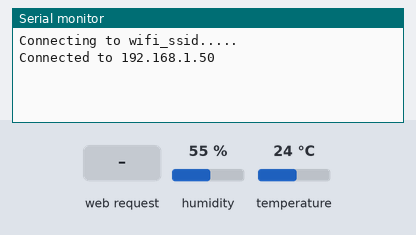
Recording of a sketch running on a simulated ESP32. Parts: the last lines printed to the serial monitor. The inputs (shaded band) are chosen by the test bench; at power-on: humidity 55 %, temperature 24 °C. WiFi joins after 1.5 s; servers stay silent unless stated.

Above: at 2.7 s.
2.8 s: HTTP request GET /temperature received
At 3.9 s:
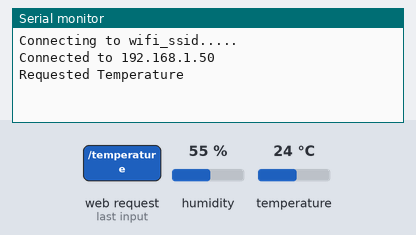
4.3 s: HTTP request GET /humidity received
At 5.4 s:
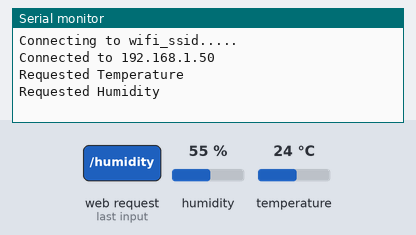
5.8 s: HTTP request GET /heatinfo received
At 6.2 s:
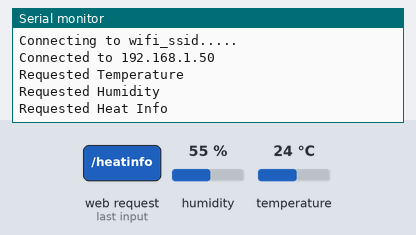

The sketch:

weatherapi.ino
```cpp
#include <ArduinoJson.h>
#include <WiFi.h>
#include <WebServer.h>
#include <DHT.h>

const char *SSID = "wifi_ssid";
const char *PWD = "wifi_password";

StaticJsonDocument<250> jsonDocument;
char buffer[250];

const char DHT_TYPE = DHT11;  // uses the dht11 sensor
const int DHT_PIN = 17;
DHT dht(DHT_PIN, DHT_TYPE);

WebServer server(3000);

void beginWiFi() {
  WiFi.begin(SSID, PWD);

  Serial.print("Connecting to ");
  Serial.print(SSID);
  Serial.println(".....");

  while(WiFi.status() != WL_CONNECTED) {
    if(WiFi.status() == WL_CONNECT_FAILED || WiFi.status() == WL_NO_SSID_AVAIL) {
      Serial.println("Connection Failed");
      return;
    }
    delay(100);
  }
  Serial.print("Connected to ");
  Serial.println(WiFi.localIP());
}

void apiReqListen() {  // returns the appropriate json object for a request
  server.on("/temperature", getTemp);
  server.on("/humidity", getHumidity);
  server.on("/heatinfo", getHeatInfo);
  server.begin();
}

void getTemp() {  // gets temp from dht11
  newJsonObj("temperature", dht.readTemperature(true), "F");
  Serial.println("Requested Temperature");
  server.send(200, "application/json", buffer);
}

void getHumidity() {  // gets humidity from dht11
  newJsonObj("humidity", dht.readHumidity(), "%");
  Serial.println("Requested Humidity");
  server.send(200, "application/json", buffer);
}

void getHeatInfo() {  // gets humidity and temperature from dht11
  jsonDocument.clear();
  addJsonObj("temperature", dht.readTemperature(true), "F");
  addJsonObj("humidity", dht.readHumidity(), "%");
  serializeJson(jsonDocument, buffer);
  Serial.println("Requested Heat Info");
  server.send(200, "application/json", buffer);
}

void newJsonObj(char *metricName, float measurement, char *unit) {
  jsonDocument.clear();
  jsonDocument["metric"] = metricName;
  jsonDocument["value"] = measurement;
  jsonDocument["unit"] = unit;
  serializeJson(jsonDocument, buffer);
}

void addJsonObj(char *metricName, float measurement, char *unit) {
  JsonObject objData = jsonDocument.createNestedObject();
  objData["metric"] = metricName;
  objData["value"] = measurement;
  objData["unit"] = unit;
}

void loop() {
  server.handleClient();
}

void setup() {
  Serial.begin(115200);
  dht.begin();
  beginWiFi();
  apiReqListen();
}
```

Measured:
- after the input at 2.8 s, the serial monitor: prints a new line at once (image 1)
- after the input at 4.3 s, the serial monitor: prints a new line at once (image 2)
- after the input at 5.8 s, the serial monitor: prints a new line at once (image 3)
